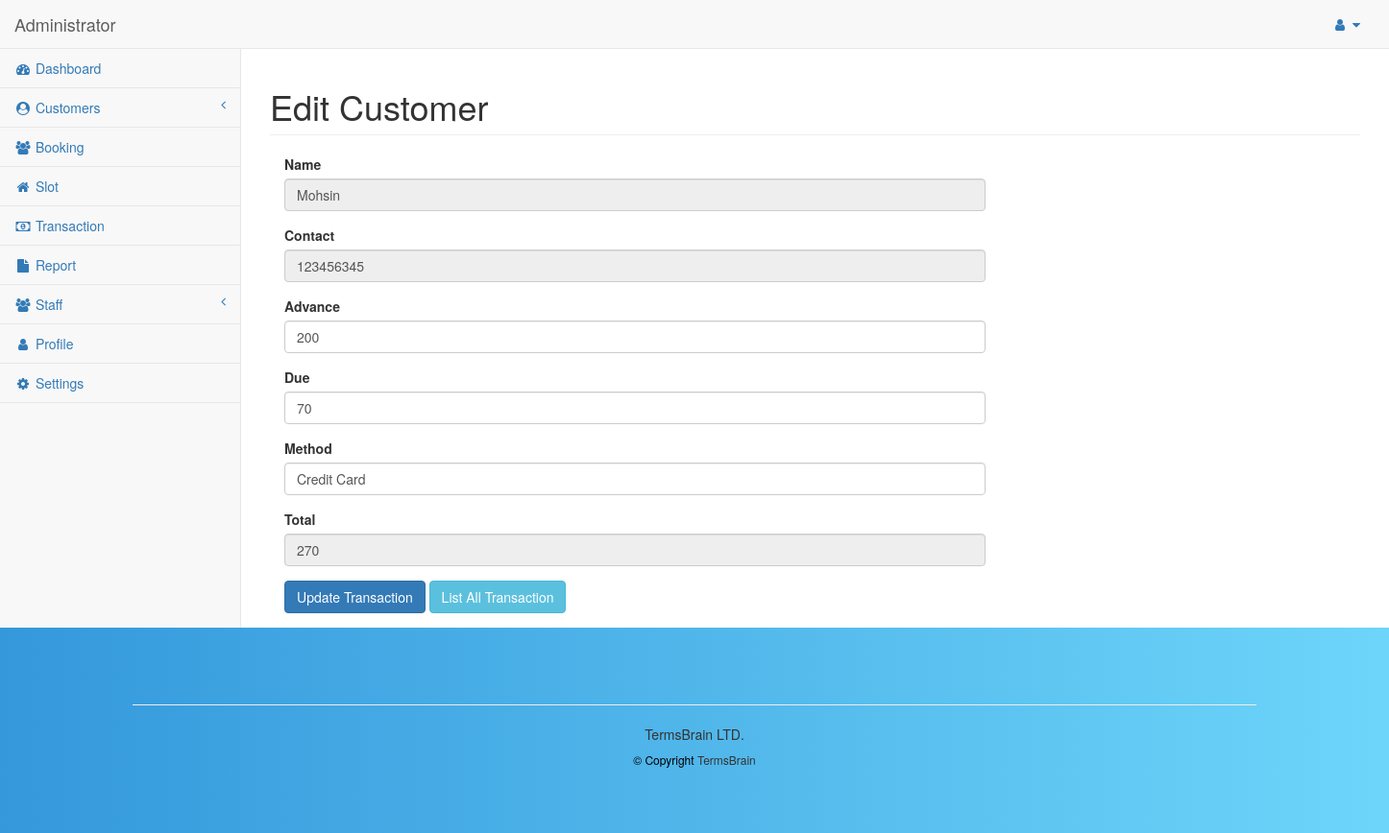
/editTransaction.php?id=1 (signed in), run on the app's committed database.
### tables this page shows
CREATE TABLE `transaction` (
  `id` int(11) NOT NULL,
  `user_id` int(11) DEFAULT NULL,
  `method` varchar(255) DEFAULT NULL,
  `advance` int(11) DEFAULT NULL,
  `due` int(11) DEFAULT NULL,
  `total` int(11) GENERATED ALWAYS AS (`advance` + `due`) STORED,
  `created_at` timestamp NOT NULL DEFAULT current_timestamp(),
  `updated_at` datetime DEFAULT current_timestamp() ON UPDATE current_timestamp()
);

CREATE TABLE `customers` (
  `id` int(11) NOT NULL,
  `name` varchar(255) DEFAULT NULL,
  `phone` varchar(14) DEFAULT NULL,
  `created_at` timestamp NOT NULL DEFAULT current_timestamp(),
  `updated_at` datetime DEFAULT current_timestamp() ON UPDATE current_timestamp()
);

### editTransaction.php (the view, shortened to what this page needs)
<?php
include 'connection.php';
include_once('includes/header.php');
?>
<?php
$id = $_REQUEST['id'];
$str = "SELECT transaction.*, customers.name as user_name, customers.phone as phone FROM transaction LEFT JOIN customers ON transaction.user_id = customers.id WHERE transaction.id = $id";
$result = mysqli_query($conn, $str);
$transaction = mysqli_fetch_array($result);
?>
<div id="page-wrapper">
    <div class="row">
        <div class="col-lg-12">
            <h1 class="page-header">Edit Customer</h1>
        </div>
    </div>
    <div class="row">
        <div class="container">
            <div class="col-md-8">
                <form method="post" action="">
                    <div class="form-group">
                        <label for="">Name</label>
                        <input type="text" value="<?php echo $transaction['user_name'] ?>" class="form-control" name="name" id="" disabled>
                    </div>
                    <div class="form-group">
                        <label for="">Contact</label>
                        <input type="text" value="<?php echo $transaction['phone'] ?>" class="form-control" name="name" id="" disabled>
                    </div>
                    <div class="form-group">
                        <label for="">Advance</label>
                        <input type="number" value="<?php echo $transaction['advance'] ?>" class="form-control" name="advance" id="">
                    </div>
                    <div class="form-group">
                        <label for="">Due</label>
                        <input type="number" value="<?php echo $transaction['due'] ?>" class="form-control" name="due" id="">
                    </div>
                    <div class="form-group">
                        <label for="">Method</label>
                        <input type="text" value="<?php echo $transaction['method'] ?>" class="form-control" name="method" id="">
                    </div>
                    <div class="form-group">
                        <label for="">Total</label>
                        <input type="number" value="<?php echo $transaction['total'] ?>" class="form-control" name="total" id="" disabled>
                    </div>
                    <div class="form-group">
                        <input class="btn btn-primary" type="submit" name="submit" value="Update Transaction">
                        <a class="btn btn-info" href="transaction.php">List All Transaction</a>
                    </div>
                </form>
            </div>
        </div>
    </div>
</div>
<?php
include_once('includes/footer.php');
?>

### assets/css/sb-admin-2.css (style rules this page uses)
body { background-color: #f8f8f8; }
#page-wrapper { padding: 0 15px; min-height: 568px; background-color: white; }
@media (min-width: 768px) { #page-wrapper { position: inherit; margin: 0 0 0 250px; padding: 0 30px; border-left: 1px solid #e7e7e7; } }

### data on the page
transaction: name "Mohsin", name "123456345", advance "200", due "70", method "Credit Card", total "270"
